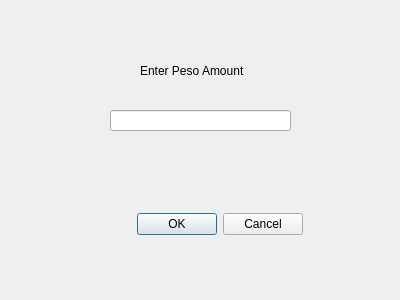
<?xml version="1.0" encoding="UTF-8"?>
<ui version="4.0">
 <class>Atm_Withdraw</class>
 <widget class="QWidget" name="Atm_Withdraw">
  <property name="geometry">
   <rect>
    <x>0</x>
    <y>0</y>
    <width>400</width>
    <height>300</height>
   </rect>
  </property>
  <property name="windowTitle">
   <string>WITHDRAW</string>
  </property>
  <widget class="QLabel" name="label">
   <property name="geometry">
    <rect>
     <x>140</x>
     <y>60</y>
     <width>161</width>
     <height>21</height>
    </rect>
   </property>
   <property name="text">
    <string>Enter Peso Amount</string>
   </property>
  </widget>
  <widget class="QLineEdit" name="lineEdit">
   <property name="geometry">
    <rect>
     <x>110</x>
     <y>110</y>
     <width>181</width>
     <height>21</height>
    </rect>
   </property>
  </widget>
  <widget class="QDialogButtonBox" name="buttonBox">
   <property name="geometry">
    <rect>
     <x>110</x>
     <y>210</y>
     <width>193</width>
     <height>28</height>
    </rect>
   </property>
   <property name="standardButtons">
    <set>QDialogButtonBox::Cancel|QDialogButtonBox::Ok</set>
   </property>
  </widget>
 </widget>
 <resources/>
 <connections/>
</ui>
